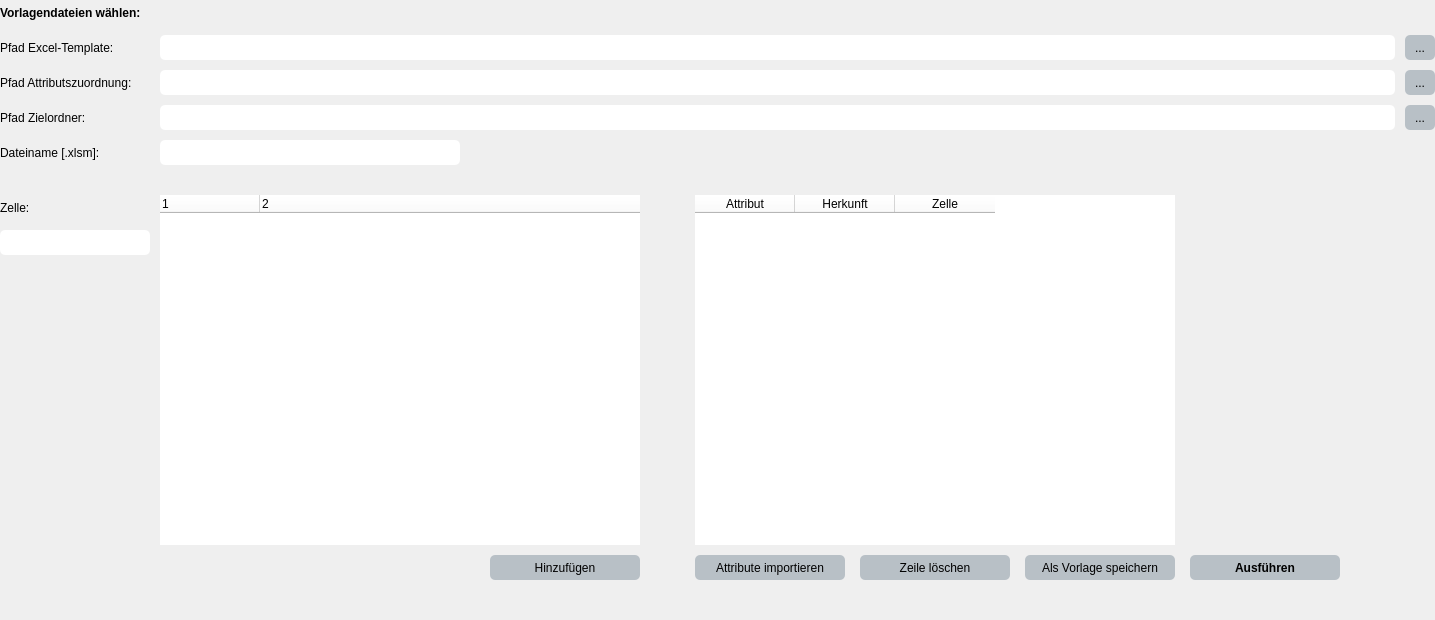
             <widget class="QWidget" name="pageRaumbuchgenerator">
              <layout class="QGridLayout" name="gridLayout_10">
               <property name="leftMargin">
                <number>0</number>
               </property>
               <property name="topMargin">
                <number>0</number>
               </property>
               <property name="rightMargin">
                <number>0</number>
               </property>
               <property name="bottomMargin">
                <number>0</number>
               </property>
               <item row="0" column="0">
                <layout class="QGridLayout" name="gridLayout_9">
                 <property name="spacing">
                  <number>10</number>
                 </property>
                 <item row="1" column="1">
                  <widget class="QLineEdit" name="txtPathExcel">
                   <property name="minimumSize">
                    <size>
                     <width>0</width>
                     <height>25</height>
                    </size>
                   </property>
                   <property name="maximumSize">
                    <size>
                     <width>16777215</width>
                     <height>25</height>
                    </size>
                   </property>
                   <property name="styleSheet">
                    <string notr="true">QLineEdit{
	font-size:12px;
	border-style: solid;
	border-radius: 5px;
	background: #ffffff;
}</string>
                   </property>
                  </widget>
                 </item>
                 <item row="9" column="1">
                  <spacer name="verticalSpacer_2">
                   <property name="orientation">
                    <enum>Qt::Vertical</enum>
                   </property>
                   <property name="sizeHint" stdset="0">
                    <size>
                     <width>20</width>
                     <height>40</height>
                    </size>
                   </property>
                  </spacer>
                 </item>
                 <item row="2" column="1">
                  <widget class="QLineEdit" name="txtPathCSV">
                   <property name="minimumSize">
                    <size>
                     <width>0</width>
                     <height>25</height>
                    </size>
                   </property>
                   <property name="maximumSize">
                    <size>
                     <width>16777215</width>
                     <height>25</height>
                    </size>
                   </property>
                   <property name="styleSheet">
                    <string notr="true">QLineEdit{
	font-size:12px;
	border-style: solid;
	border-radius: 5px;
	background: #ffffff;
}</string>
                   </property>
                  </widget>
                 </item>
                 <item row="5" column="1">
                  <spacer name="verticalSpacer_3">
                   <property name="orientation">
                    <enum>Qt::Vertical</enum>
                   </property>
                   <property name="sizeType">
                    <enum>QSizePolicy::Fixed</enum>
                   </property>
                   <property name="sizeHint" stdset="0">
                    <size>
                     <width>20</width>
                     <height>20</height>
                    </size>
                   </property>
                  </spacer>
                 </item>
                 <item row="6" column="1" rowspan="3">
                  <layout class="QGridLayout" name="gridLayout_11">
                   <property name="horizontalSpacing">
                    <number>15</number>
                   </property>
                   <property name="verticalSpacing">
                    <number>10</number>
                   </property>
                   <item row="1" column="0">
                    <spacer name="horizontalSpacer_3">
                     <property name="orientation">
                      <enum>Qt::Horizontal</enum>
                     </property>
                     <property name="sizeHint" stdset="0">
                      <size>
                       <width>40</width>
                       <height>20</height>
                      </size>
                     </property>
                    </spacer>
                   </item>
                   <item row="1" column="3">
                    <widget class="QPushButton" name="cmdImportAttr">
                     <property name="minimumSize">
                      <size>
                       <width>150</width>
                       <height>25</height>
                      </size>
                     </property>
                     <property name="maximumSize">
                      <size>
                       <width>150</width>
                       <height>25</height>
                      </size>
                     </property>
                     <property name="styleSheet">
                      <string notr="true">QPushButton{
	font-size:12px;
	background:#b8c0c6;
	border-style: solid;
	border-radius: 5px;
}

QPushButton:hover{
	font-size:12px;
	background:#e7eaec;
	border-style: solid;
	border-radius: 5px;
}

QPushButton:pressed{
	font-size:12px;
	background:#a1abb1;
	border-style: solid;
	border-radius: 5px;
    padding-top: 1px;
    padding-left: 2px;
}</string>
                     </property>
                     <property name="text">
                      <string>Attribute importieren</string>
                     </property>
                    </widget>
                   </item>
                   <item row="1" column="1">
                    <widget class="QPushButton" name="cmdAttrAdd">
                     <property name="minimumSize">
                      <size>
                       <width>150</width>
                       <height>25</height>
                      </size>
                     </property>
                     <property name="maximumSize">
                      <size>
                       <width>150</width>
                       <height>25</height>
                      </size>
                     </property>
                     <property name="styleSheet">
                      <string notr="true">QPushButton{
	font-size:12px;
	background:#b8c0c6;
	border-style: solid;
	border-radius: 5px;
}

QPushButton:hover{
	font-size:12px;
	background:#e7eaec;
	border-style: solid;
	border-radius: 5px;
}

QPushButton:pressed{
	font-size:12px;
	background:#a1abb1;
	border-style: solid;
	border-radius: 5px;
    padding-top: 1px;
    padding-left: 2px;
}</string>
                     </property>
                     <property name="text">
                      <string>Hinzufügen</string>
                     </property>
                    </widget>
                   </item>
                   <item row="1" column="2">
                    <spacer name="horizontalSpacer_4">
                     <property name="orientation">
                      <enum>Qt::Horizontal</enum>
                     </property>
                     <property name="sizeType">
                      <enum>QSizePolicy::Fixed</enum>
                     </property>
                     <property name="sizeHint" stdset="0">
                      <size>
                       <width>40</width>
                       <height>20</height>
                      </size>
                     </property>
                    </spacer>
                   </item>
                   <item row="0" column="0" colspan="2">
                    <widget class="QTreeWidget" name="treeUserAttr">
                     <property name="minimumSize">
                      <size>
                       <width>480</width>
                       <height>350</height>
                      </size>
                     </property>
                     <property name="styleSheet">
                      <string notr="true">*{
	background: #ffffff;
	border-radius: 0px;
}</string>
                     </property>
                     <column>
                      <property name="text">
                       <string>1</string>
                      </property>
                     </column>
                     <column>
                      <property name="text">
                       <string>2</string>
                      </property>
                     </column>
                    </widget>
                   </item>
                   <item row="1" column="4">
                    <widget class="QPushButton" name="cmdDeleteRow">
                     <property name="minimumSize">
                      <size>
                       <width>150</width>
                       <height>25</height>
                      </size>
                     </property>
                     <property name="maximumSize">
                      <size>
                       <width>150</width>
                       <height>25</height>
                      </size>
                     </property>
                     <property name="styleSheet">
                      <string notr="true">QPushButton{
	font-size:12px;
	background:#b8c0c6;
	border-style: solid;
	border-radius: 5px;
}

QPushButton:hover{
	font-size:12px;
	background:#e7eaec;
	border-style: solid;
	border-radius: 5px;
}

QPushButton:pressed{
	font-size:12px;
	background:#a1abb1;
	border-style: solid;
	border-radius: 5px;
    padding-top: 1px;
    padding-left: 2px;
}</string>
                     </property>
                     <property name="text">
                      <string>Zeile löschen</string>
                     </property>
                    </widget>
                   </item>
                   <item row="0" column="3" colspan="3">
                    <widget class="QTableWidget" name="tblAttr">
                     <property name="minimumSize">
                      <size>
                       <width>480</width>
                       <height>350</height>
                      </size>
                     </property>
                     <property name="styleSheet">
                      <string notr="true">*{
	background: #ffffff;
	border-radius: 0px;
}</string>
                     </property>
                     <property name="selectionBehavior">
                      <enum>QAbstractItemView::SelectRows</enum>
                     </property>
                     <attribute name="verticalHeaderVisible">
                      <bool>false</bool>
                     </attribute>
                     <column>
                      <property name="text">
                       <string>Attribut</string>
                      </property>
                     </column>
                     <column>
                      <property name="text">
                       <string>Herkunft</string>
                      </property>
                     </column>
                     <column>
                      <property name="text">
                       <string>Zelle</string>
                      </property>
                     </column>
                    </widget>
                   </item>
                   <item row="1" column="6">
                    <widget class="QPushButton" name="cmdExecRaumbuch">
                     <property name="minimumSize">
                      <size>
                       <width>150</width>
                       <height>25</height>
                      </size>
                     </property>
                     <property name="maximumSize">
                      <size>
                       <width>150</width>
                       <height>25</height>
                      </size>
                     </property>
                     <property name="font">
                      <font>
                       <family>segoe ui</family>
                       <pointsize>-1</pointsize>
                       <weight>75</weight>
                       <bold>true</bold>
                      </font>
                     </property>
                     <property name="styleSheet">
                      <string notr="true">QPushButton{
	font-size:12px;
	background:#b8c0c6;
	border-style: solid;
	border-radius: 5px;
}

QPushButton:hover{
	font-size:12px;
	background:#e7eaec;
	border-style: solid;
	border-radius: 5px;
}

QPushButton:pressed{
	font-size:12px;
	background:#a1abb1;
	border-style: solid;
	border-radius: 5px;
    padding-top: 1px;
    padding-left: 2px;
}</string>
                     </property>
                     <property name="text">
                      <string>Ausführen</string>
                     </property>
                    </widget>
                   </item>
                   <item row="1" column="5">
                    <widget class="QPushButton" name="cmdSaveCSV">
                     <property name="minimumSize">
                      <size>
                       <width>150</width>
                       <height>25</height>
                      </size>
                     </property>
                     <property name="maximumSize">
                      <size>
                       <width>150</width>
                       <height>25</height>
                      </size>
                     </property>
                     <property name="styleSheet">
                      <string notr="true">QPushButton{
	font-size:12px;
	background:#b8c0c6;
	border-style: solid;
	border-radius: 5px;
}

QPushButton:hover{
	font-size:12px;
	background:#e7eaec;
	border-style: solid;
	border-radius: 5px;
}

QPushButton:pressed{
	font-size:12px;
	background:#a1abb1;
	border-style: solid;
	border-radius: 5px;
    padding-top: 1px;
    padding-left: 2px;
}</string>
                     </property>
                     <property name="text">
                      <string>Als Vorlage speichern</string>
                     </property>
                    </widget>
                   </item>
                   <item row="1" column="7">
                    <spacer name="horizontalSpacer_6">
                     <property name="orientation">
                      <enum>Qt::Horizontal</enum>
                     </property>
                     <property name="sizeHint" stdset="0">
                      <size>
                       <width>40</width>
                       <height>20</height>
                      </size>
                     </property>
                    </spacer>
                   </item>
                   <item row="0" column="6" colspan="2">
                    <spacer name="horizontalSpacer_2">
                     <property name="orientation">
                      <enum>Qt::Horizontal</enum>
                     </property>
                     <property name="sizeHint" stdset="0">
                      <size>
                       <width>40</width>
                       <height>20</height>
                      </size>
                     </property>
                    </spacer>
                   </item>
                  </layout>
                 </item>
                 <item row="4" column="0">
                  <widget class="QLabel" name="label_12">
                   <property name="minimumSize">
                    <size>
                     <width>0</width>
                     <height>25</height>
                    </size>
                   </property>
                   <property name="maximumSize">
                    <size>
                     <width>16777215</width>
                     <height>25</height>
                    </size>
                   </property>
                   <property name="styleSheet">
                    <string notr="true">QLabel{
	font-family:segoe ui;	
	font-size:12px;
}</string>
                   </property>
                   <property name="text">
                    <string>Dateiname [.xlsm]:</string>
                   </property>
                  </widget>
                 </item>
                 <item row="3" column="1">
                  <widget class="QLineEdit" name="txtPathTarget">
                   <property name="minimumSize">
                    <size>
                     <width>0</width>
                     <height>25</height>
                    </size>
                   </property>
                   <property name="maximumSize">
                    <size>
                     <width>16777215</width>
                     <height>25</height>
                    </size>
                   </property>
                   <property name="styleSheet">
                    <string notr="true">QLineEdit{
	font-size:12px;
	border-style: solid;
	border-radius: 5px;
	background: #ffffff;
}</string>
                   </property>
                  </widget>
                 </item>
                 <item row="8" column="0">
                  <spacer name="verticalSpacer_4">
                   <property name="orientation">
                    <enum>Qt::Vertical</enum>
                   </property>
                   <property name="sizeHint" stdset="0">
                    <size>
                     <width>20</width>
                     <height>40</height>
                    </size>
                   </property>
                  </spacer>
                 </item>
                 <item row="7" column="0">
                  <widget class="QLineEdit" name="txtCell">
                   <property name="minimumSize">
                    <size>
                     <width>150</width>
                     <height>25</height>
                    </size>
                   </property>
                   <property name="maximumSize">
                    <size>
                     <width>150</width>
                     <height>25</height>
                    </size>
                   </property>
                   <property name="styleSheet">
                    <string notr="true">QLineEdit{
	font-size:12px;
	border-style: solid;
	border-radius: 5px;
	background: #ffffff;
}</string>
                   </property>
                  </widget>
                 </item>
                 <item row="3" column="2">
                  <widget class="QPushButton" name="cmdTarget">
                   <property name="minimumSize">
                    <size>
                     <width>30</width>
                     <height>25</height>
                    </size>
                   </property>
                   <property name="maximumSize">
                    <size>
                     <width>30</width>
                     <height>25</height>
                    </size>
                   </property>
                   <property name="styleSheet">
                    <string notr="true">QPushButton{
	font-size:12px;
	background:#b8c0c6;
	border-style: solid;
	border-radius: 5px;
}

QPushButton:hover{
	font-size:12px;
	background:#d0d6da;
	border-style: solid;
	border-radius: 5px;
}

QPushButton:pressed{
	font-size:12px;
	background:#a1abb1;
	border-style: solid;
	border-radius: 5px;
    padding-top: 1px;
    padding-left: 2px;
}</string>
                   </property>
                   <property name="text">
                    <string>...</string>
                   </property>
                  </widget>
                 </item>
                 <item row="4" column="1">
                  <widget class="QLineEdit" name="txtFilename">
                   <property name="minimumSize">
                    <size>
                     <width>0</width>
                     <height>25</height>
                    </size>
                   </property>
                   <property name="maximumSize">
                    <size>
                     <width>300</width>
                     <height>25</height>
                    </size>
                   </property>
                   <property name="styleSheet">
                    <string notr="true">QLineEdit{
	font-size:12px;
	border-style: solid;
	border-radius: 5px;
	background: #ffffff;
}</string>
                   </property>
                  </widget>
                 </item>
                 <item row="2" column="0">
                  <widget class="QLabel" name="label_10">
                   <property name="minimumSize">
                    <size>
                     <width>0</width>
                     <height>25</height>
                    </size>
                   </property>
                   <property name="maximumSize">
                    <size>
                     <width>16777215</width>
                     <height>25</height>
                    </size>
                   </property>
                   <property name="styleSheet">
                    <string notr="true">QLabel{
	font-family:segoe ui;	
	font-size:12px;
}</string>
                   </property>
                   <property name="text">
                    <string>Pfad Attributszuordnung:</string>
                   </property>
                  </widget>
                 </item>
                 <item row="1" column="0">
                  <widget class="QLabel" name="label_6">
                   <property name="minimumSize">
                    <size>
                     <width>150</width>
                     <height>25</height>
                    </size>
                   </property>
                   <property name="maximumSize">
                    <size>
                     <width>150</width>
                     <height>25</height>
                    </size>
                   </property>
                   <property name="styleSheet">
                    <string notr="true">QLabel{
	font-family:segoe ui;	
	font-size:12px;
}</string>
                   </property>
                   <property name="text">
                    <string>Pfad Excel-Template:</string>
                   </property>
                  </widget>
                 </item>
                 <item row="3" column="0">
                  <widget class="QLabel" name="label_11">
                   <property name="minimumSize">
                    <size>
                     <width>0</width>
                     <height>25</height>
                    </size>
                   </property>
                   <property name="maximumSize">
                    <size>
                     <width>16777215</width>
                     <height>25</height>
                    </size>
                   </property>
                   <property name="styleSheet">
                    <string notr="true">QLabel{
	font-family:segoe ui;	
	font-size:12px;
}</string>
                   </property>
                   <property name="text">
                    <string>Pfad Zielordner:</string>
                   </property>
                  </widget>
                 </item>
                 <item row="0" column="0">
                  <widget class="QLabel" name="label_5">
                   <property name="minimumSize">
                    <size>
                     <width>150</width>
                     <height>25</height>
                    </size>
                   </property>
                   <property name="maximumSize">
                    <size>
                     <width>150</width>
                     <height>25</height>
                    </size>
                   </property>
                   <property name="font">
                    <font>
                     <family>segoe ui</family>
                     <pointsize>-1</pointsize>
                     <weight>75</weight>
                     <bold>true</bold>
                    </font>
                   </property>
                   <property name="styleSheet">
                    <string notr="true">QLabel{
	font-family:segoe ui;	
	font-size:12px;
}</string>
                   </property>
                   <property name="text">
                    <string>Vorlagendateien wählen:</string>
                   </property>
                  </widget>
                 </item>
                 <item row="2" column="2">
                  <widget class="QPushButton" name="cmdCSV">
                   <property name="minimumSize">
                    <size>
                     <width>30</width>
                     <height>25</height>
                    </size>
                   </property>
                   <property name="maximumSize">
                    <size>
                     <width>30</width>
                     <height>25</height>
                    </size>
                   </property>
                   <property name="styleSheet">
                    <string notr="true">QPushButton{
	font-size:12px;
	background:#b8c0c6;
	border-style: solid;
	border-radius: 5px;
}

QPushButton:hover{
	font-size:12px;
	background:#d0d6da;
	border-style: solid;
	border-radius: 5px;
}

QPushButton:pressed{
	font-size:12px;
	background:#a1abb1;
	border-style: solid;
	border-radius: 5px;
    padding-top: 1px;
    padding-left: 2px;
}</string>
                   </property>
                   <property name="text">
                    <string>...</string>
                   </property>
                  </widget>
                 </item>
                 <item row="6" column="0">
                  <widget class="QLabel" name="label_13">
                   <property name="minimumSize">
                    <size>
                     <width>0</width>
                     <height>25</height>
                    </size>
                   </property>
                   <property name="maximumSize">
                    <size>
                     <width>16777215</width>
                     <height>25</height>
                    </size>
                   </property>
                   <property name="styleSheet">
                    <string notr="true">QLabel{
	font-family:segoe ui;	
	font-size:12px;
}</string>
                   </property>
                   <property name="text">
                    <string>Zelle:</string>
                   </property>
                  </widget>
                 </item>
                 <item row="1" column="2">
                  <widget class="QPushButton" name="cmdExcel">
                   <property name="minimumSize">
                    <size>
                     <width>30</width>
                     <height>25</height>
                    </size>
                   </property>
                   <property name="maximumSize">
                    <size>
                     <width>30</width>
                     <height>25</height>
                    </size>
                   </property>
                   <property name="styleSheet">
                    <string notr="true">QPushButton{
	font-size:12px;
	background:#b8c0c6;
	border-style: solid;
	border-radius: 5px;
}

QPushButton:hover{
	font-size:12px;
	background:#d0d6da;
	border-style: solid;
	border-radius: 5px;
}

QPushButton:pressed{
	font-size:12px;
	background:#a1abb1;
	border-style: solid;
	border-radius: 5px;
    padding-top: 1px;
    padding-left: 2px;
}</string>
                   </property>
                   <property name="text">
                    <string>...</string>
                   </property>
                  </widget>
                 </item>
                </layout>
               </item>
              </layout>
             </widget>
